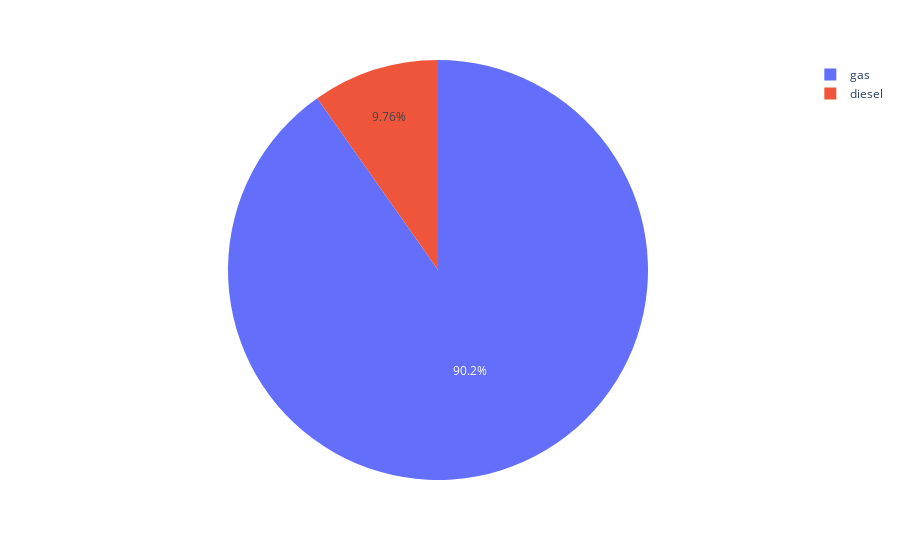

Write notebook code for a chart like this one.
### Code cell
px.pie(car['fueltype'].value_counts(),values='count',names=['gas','diesel'])

### Figure 1 — Plotly figure (JSON) as saved in the notebook; plotly's stock layout.template omitted (floating-point values rounded to 4 significant figures)
{"data": [{"domain": {"x": [0, 1], "y": [0, 1]}, "hovertemplate": "label=%{label}<br>count=%{value}<extra></extra>", "labels": ["gas", "diesel"], "legendgroup": "", "name": "", "showlegend": true, "type": "pie", "values": [185, 20]}], "layout": {"legend": {"tracegroupgap": 0}, "margin": {"t": 60}}}
